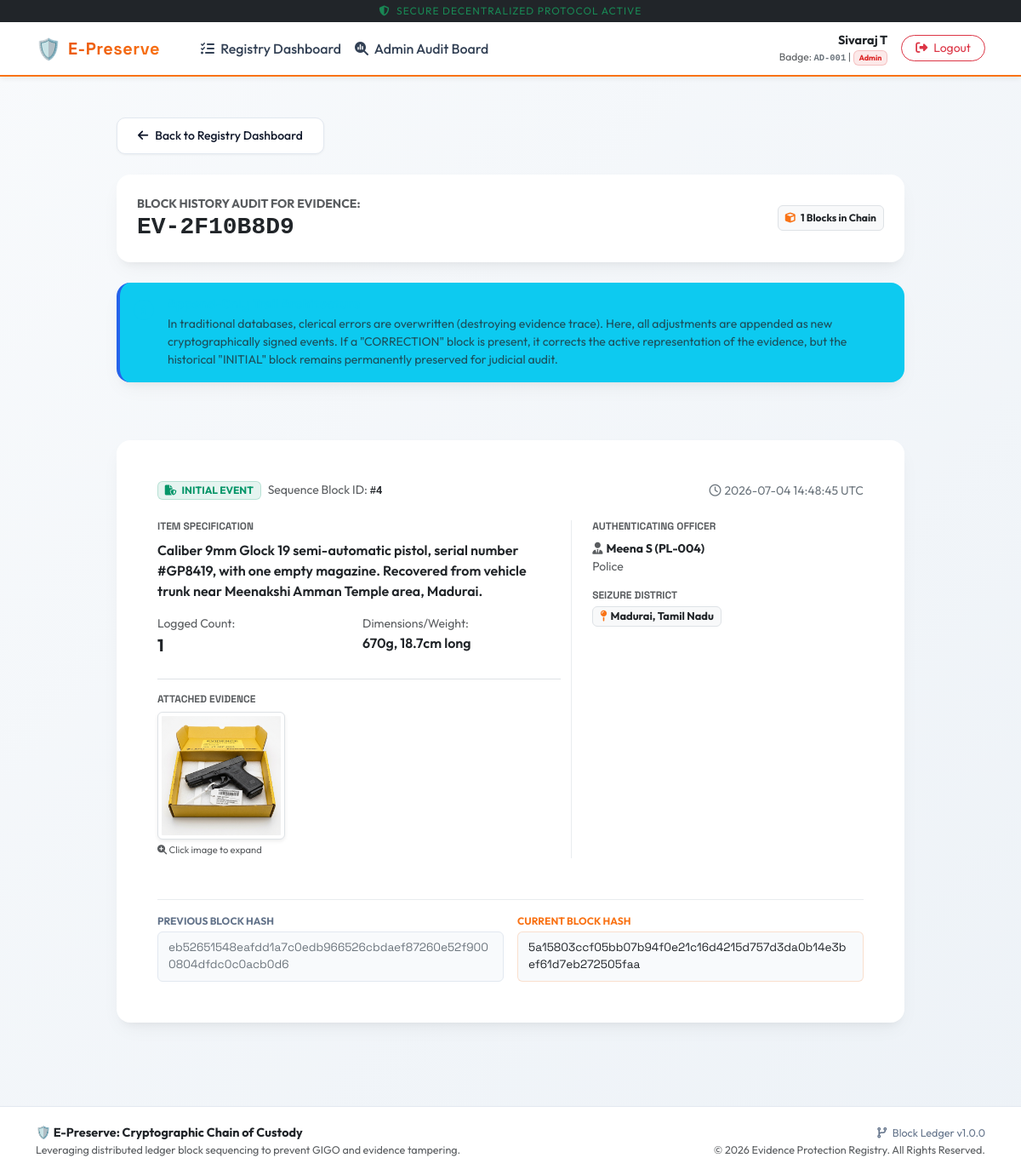
Screenshot of /evidence/history/EV-2F10B8D9 (signed in) with the database file from the repository.
### app.py (models this page shows, shortened)
class User(UserMixin, db.Model):
    id = db.Column(db.Integer, primary_key=True)
    username = db.Column(db.String(50), unique=True, nullable=False)
    password_hash = db.Column(db.String(255), nullable=False)
    role = db.Column(db.String(30), nullable=False)
    fullname = db.Column(db.String(100), nullable=False)
    badge_number = db.Column(db.String(30), nullable=False)

class EvidenceBlock(db.Model):
    id = db.Column(db.Integer, primary_key=True)
    evidence_id = db.Column(db.String(50), nullable=False)
    block_type = db.Column(db.String(30), nullable=False)   # INITIAL, CORRECTION
    item_description = db.Column(db.Text, nullable=False)
    count = db.Column(db.Integer, nullable=False)
    size = db.Column(db.String(50), nullable=False)
    district = db.Column(db.String(100), nullable=True)     # Tamil Nadu district
    timestamp = db.Column(db.DateTime, default=datetime.datetime.utcnow, nullable=False)
    officer_details = db.Column(db.String(150), nullable=False)
    court_order_number = db.Column(db.String(100), nullable=True)
    correction_notes = db.Column(db.Text, nullable=True)
    evidence_file = db.Column(db.String(255), nullable=True)
    evidence_file_type = db.Column(db.String(50), nullable=True)
    previous_hash = db.Column(db.String(64), nullable=False)
    hash = db.Column(db.String(64), nullable=False)

### app.py (the view)
@app.route('/evidence/history/<evidence_id>')
@login_required
def evidence_history(evidence_id):
    history = EvidenceBlock.query.filter_by(evidence_id=evidence_id).order_by(EvidenceBlock.id.asc()).all()
    if not history:
        flash('Evidence record not found.', 'danger')
        return redirect(url_for('dashboard'))
    return render_template('evidence_history.html', history=history, evidence_id=evidence_id)

### templates/evidence_history.html (shortened to what this page needs)
{% extends "base.html" %}
{% block content %}
<div class="row">
    <div class="col-md-10 mx-auto">
        <a href="{{ url_for('dashboard') }}" class="btn btn-sm btn-secondary-custom mb-4">
            <i class="fa-solid fa-arrow-left me-2"></i>Back to Registry Dashboard
        </a>
        <div class="card glass-panel border-0 p-4 mb-4 bg-white">
            <div class="row align-items-center">
                <div class="col-md-8">
                    <span class="text-muted d-block small uppercase fw-bold">BLOCK HISTORY AUDIT FOR EVIDENCE:</span>
                    <h2 class="h3 fw-bold text-dark mb-0 font-monospace">{{ evidence_id }}</h2>
                </div>
                <div class="col-md-4 text-md-end mt-3 mt-md-0">
                    <span class="badge bg-light border text-dark p-2">
                        <i class="fa-solid fa-cube me-1 text-primary" style="color: var(--primary-color) !important;"></i> {{ history|length }} Blocks in Chain
                    </span>
                </div>
            </div>
        </div>
        <div class="alert alert-info border-0 bg-info bg-opacity-5 text-dark glass-panel p-3 mb-5" style="border-left: 4px solid var(--info-color) !important; background: #ffffff;">
            <div class="d-flex">
                <i class="fa-solid fa-circle-info text-info fs-4 me-3 mt-1"></i>
                <div>
                    <h5 class="alert-heading text-info fw-bold mb-1" style="font-size: 0.95rem;">Append-Only Trail Architecture</h5>
                    <p class="mb-0 small text-muted">
                        In traditional databases, clerical errors are overwritten (destroying evidence trace). Here, all adjustments are appended as new cryptographically signed events. If a "CORRECTION" block is present, it corrects the active representation of the evidence, but the historical "INITIAL" block remains permanently preserved for judicial audit.
                    </p>
                </div>
            </div>
        </div>
        <div class="blockchain-timeline">
            {% for block in history %}
                <div class="blockchain-block">
                    <div class="card glass-panel border-0 block-card {% if block.block_type == 'INITIAL' %}initial{% elif block.block_type == 'CORRECTION' %}correction{% else %}system{% endif %} p-4 p-md-5 bg-white">
                        <div class="d-flex flex-wrap align-items-center justify-content-between g-2 mb-4">
                            <div class="d-flex align-items-center">
                                <span class="badge {% if block.block_type == 'INITIAL' %}badge-initial{% elif block.block_type == 'CORRECTION' %}badge-correction{% else %}badge-custody{% endif %} me-2">
                                    <i class="fa-solid {% if block.block_type == 'INITIAL' %}fa-file-shield{% elif block.block_type == 'CORRECTION' %}fa-file-pen{% else %}fa-box-archive{% endif %} me-1"></i>
                                    {{ block.block_type }} EVENT
                                </span>
                                <span class="text-muted small">Sequence Block ID: <code class="text-dark fw-bold">#{{ block.id }}</code></span>
                            </div>
                            <span class="text-secondary small">
                                <i class="fa-regular fa-clock me-1"></i>{{ block.timestamp.strftime('%Y-%m-%d %H:%M:%S UTC') }}
                            </span>
                        </div>
                        <div class="row g-4 mb-4">
                            <div class="col-md-7">
                                <h4 class="h6 text-muted mb-2 uppercase fw-bold" style="font-size: 0.75rem;">ITEM SPECIFICATION</h4>
                                <div class="text-dark fw-semibold mb-3" style="white-space: pre-line;">{{ block.item_description }}</div>
                                <div class="row g-2">
                                    <div class="col-6">
                                        <span class="text-muted d-block small">Logged Count:</span>
                                        <span class="text-dark fw-bold fs-5">{{ block.count }}</span>
                                    </div>
                                    <div class="col-6">
                                        <span class="text-muted d-block small">Dimensions/Weight:</span>
                                        <span class="text-dark fw-semibold">{{ block.size }}</span>
                                    </div>
                                </div>
                                {% if block.evidence_file %}
                                    <div class="mt-4 pt-3 border-top">
                                        <h4 class="h6 text-muted mb-2 uppercase fw-bold" style="font-size: 0.75rem;">ATTACHED EVIDENCE</h4>
                                        {% if block.evidence_file_type == 'image' %}
                                            <div class="d-inline-block">
                                                <img src="{{ url_for('static', filename='uploads/' + block.evidence_file) }}" class="img-thumbnail rounded shadow-sm" style="max-height: 150px; cursor: pointer; transition: transform 0.2s;" onclick="openImageModal(this.src)" alt="Evidence Attachment">
                                                <span class="d-block text-muted small mt-1" style="font-size: 0.7rem;"><i class="fa-solid fa-magnifying-glass-plus"></i> Click image to expand</span>
                                            </div>
                                        {% elif block.evidence_file_type == 'document' %}
                                            <a href="{{ url_for('static', filename='uploads/' + block.evidence_file) }}" class="btn btn-sm btn-outline-danger rounded px-3" target="_blank">
                                                <i class="fa-solid fa-file-pdf me-1"></i> Download Case Document
                                            </a>
                                        {% else %}
                                            <a href="{{ url_for('static', filename='uploads/' + block.evidence_file) }}" class="btn btn-sm btn-outline-secondary rounded px-3" target="_blank">
                                                <i class="fa-solid fa-paperclip me-1"></i> Download File Attachment
                                            </a>
                                        {% endif %}
                                    </div>
                                {% endif %}
                            </div>
                            <div class="col-md-5 border-start border-light-subtle ps-md-4">
                                <h4 class="h6 text-muted mb-2 uppercase fw-bold" style="font-size: 0.75rem;">AUTHENTICATING OFFICER</h4>
                                <span class="text-dark d-block small fw-bold"><i class="fa-solid fa-user-tie text-muted me-1"></i>{{ block.officer_details.split(' - ')[0] }}</span>
                                <span class="text-muted d-block small mb-3">{{ block.officer_details.split(' - ')[1] }}</span>
                                {% if block.district %}
                                    <h4 class="h6 text-muted mb-1 uppercase fw-bold mt-2" style="font-size: 0.75rem;">SEIZURE DISTRICT</h4>
                                    <span class="badge bg-light border text-dark mb-3" style="font-size:.8rem;">
                                        <i class="fa-solid fa-map-pin me-1" style="color:var(--primary-color);"></i>{{ block.district }}, Tamil Nadu
                                    </span>
                                {% endif %}
                            </div>
                        </div>
                        <div class="border-top border-light-subtle pt-3 mt-4">
                            <div class="row g-3">
                                <div class="col-lg-6">
                                    <div class="hash-label">Previous Block Hash</div>
                                    <div class="hash-text text-secondary" style="background: #f8fafc;">{{ block.previous_hash }}</div>
                                </div>
                                <div class="col-lg-6">
                                    <div class="hash-label text-primary" style="color: var(--primary-color) !important;">Current Block Hash</div>
                                    <div class="hash-text text-dark" style="border-color: rgba(249, 115, 22, 0.2); background: #f8fafc;">{{ block.hash }}</div>
                                </div>
                            </div>
                        </div>
                    </div>
                </div>
            {% endfor %}
        </div>
    </div>
</div>
{% endblock %}

### templates/base.html (shortened to what this page needs)
<!DOCTYPE html>
<html lang="en">
<head>
    <link href="https://cdn.jsdelivr.net/npm/bootstrap@5.3.0/dist/css/bootstrap.min.css" rel="stylesheet">
    <link href="https://cdnjs.cloudflare.com/ajax/libs/font-awesome/6.4.0/css/all.min.css" rel="stylesheet">
    <link href="{{ url_for('static', filename='css/style.css') }}" rel="stylesheet">
</head>
<body>
    <div class="bg-dark text-center py-1 text-muted small" style="font-size: 0.75rem; letter-spacing: 1px;">
        <span class="text-success"><i class="fa-solid fa-shield-halved me-1"></i> SECURE DECENTRALIZED PROTOCOL ACTIVE</span>
    </div>
    <nav class="navbar navbar-expand-lg custom-nav sticky-top navbar-light">
        <div class="container">
            <a class="navbar-brand d-flex align-items-center" href="{{ url_for('index') }}">
                <span class="fs-4 me-2">🛡️</span>
                <span style="font-family: 'Space Grotesk', sans-serif; font-weight: 700; letter-spacing: 0.5px; background: linear-gradient(135deg, #ea580c 0%, #f97316 100%); -webkit-background-clip: text; -webkit-text-fill-color: transparent;">
                    E-Preserve
                </span>
            </a>
            <div class="collapse navbar-collapse" id="navbarNav">
                <ul class="navbar-nav me-auto mb-2 mb-lg-0 ms-lg-4">
                    {% if current_user.is_authenticated %}
                        <li class="nav-item">
                            <a class="nav-link {% if request.path == url_for('dashboard') %}active{% endif %}" href="{{ url_for('dashboard') }}">
                                <i class="fa-solid fa-list-check me-1"></i> Registry Dashboard
                            </a>
                        </li>
                        {% if current_user.role == 'Admin' %}
                            <li class="nav-item">
                                <a class="nav-link {% if request.path == url_for('admin_audit') %}active{% endif %}" href="{{ url_for('admin_audit') }}">
                                    <i class="fa-solid fa-magnifying-glass-chart me-1"></i> Admin Audit Board
                                </a>
                            </li>
                        {% endif %}
                    {% endif %}
                </ul>
                <div class="d-flex align-items-center">
                    {% if current_user.is_authenticated %}
                        <div class="me-3 d-none d-md-flex flex-column align-items-end">
                            <span class="text-dark fw-bold" style="font-size: 0.9rem;">
                                {{ current_user.fullname }}
                            </span>
                            <span class="text-muted" style="font-size: 0.75rem;">
                                Badge: <code class="text-secondary fw-bold">{{ current_user.badge_number }}</code> |
                                <span class="badge {% if current_user.role == 'Admin' %}badge-admin{% elif current_user.role == 'Forensic Staff' %}badge-correction{% elif current_user.role == 'Evidence Room Officer' %}badge-custody{% else %}badge-initial{% endif %}">
                                    {{ current_user.role }}
                                </span>
                            </span>
                        </div>
                        <a href="{{ url_for('logout') }}" class="btn btn-outline-danger btn-sm rounded-pill px-3">
                            <i class="fa-solid fa-right-from-bracket me-1"></i> Logout
                        </a>
                    {% else %}
                        <span class="text-muted small"><i class="fa-solid fa-lock me-1"></i> Public Access Session</span>
                    {% endif %}
                </div>
            </div>
        </div>
    </nav>
    <div class="container my-5">
        {% block content %}{% endblock %}
    </div>
    <footer class="text-center text-md-start">
        <div class="container">
            <div class="row align-items-center">
                <div class="col-md-6 text-center text-md-start">
                    <span class="fw-bold text-dark">🛡️ E-Preserve: Cryptographic Chain of Custody</span>
                    <p class="mb-0 small text-muted">Leveraging distributed ledger block sequencing to prevent GIGO and evidence tampering.</p>
                </div>
                <div class="col-md-6 text-center text-md-end mt-3 mt-md-0">
                    <span class="small"><i class="fa-solid fa-code-branch me-1"></i> Block Ledger v1.0.0</span>
                    <p class="mb-0 small text-muted">&copy; 2026 Evidence Protection Registry. All Rights Reserved.</p>
                </div>
            </div>
        </div>
    </footer>
</body>
</html>

### rows the page displays
User: fullname "Sivaraj T", badge_number "AD-001", role "Admin"
EvidenceBlock: evidence "EV-2F10B8D9", block_type "INITIAL", id "4", timestamp "2026-07-04 14:48:45 UTC", item_description "Caliber 9mm Glock 19 semi-automatic pistol, serial number #GP8419, with one empty magazine. Recovered from vehicle trunk near Meenakshi Amman Temple area, Madurai.", count "1", size "670g, 18.7cm long", evidence_file (picture), officer_details "Meena S (PL-004)", officer_details "Police", district "Madurai", previous_hash "eb52651548eafdd1a7c0edb966526cbdaef87260e52f9000804dfdc0c0acb0d6", hash "5a15803ccf05bb07b94f0e21c16d4215d757d3da0b14e3bef61d7eb272505faa"

### other values shown
{{ history|length }} "1"
